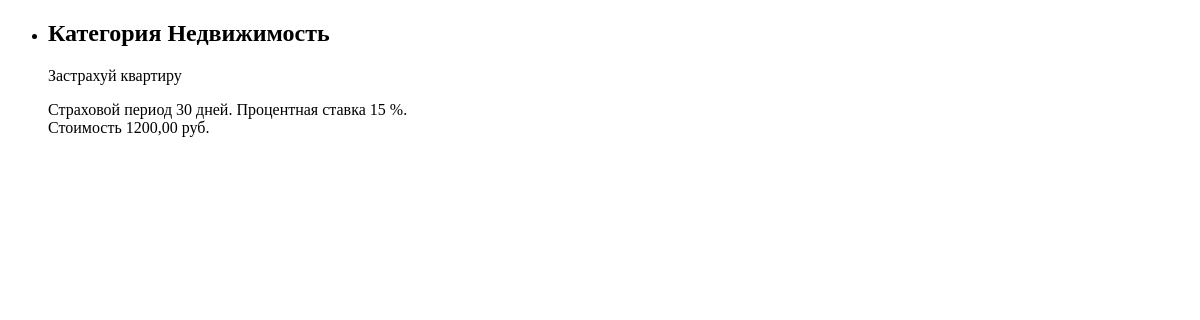
Page /cabinet/products/ on the earlier database version.
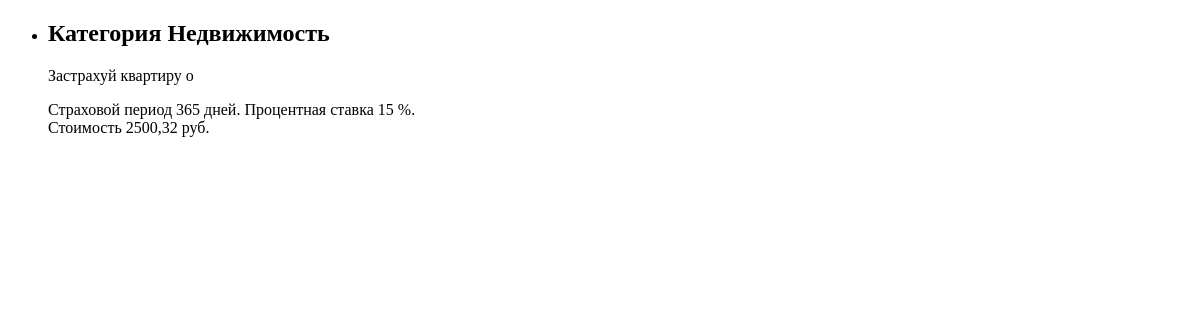
Same page on the later database version.
### cabinet/models.py (models this page shows, shortened)
class Product(models.Model):
    PERIODS = (
        ('30', '1 мес'),
        ('60', '3 мес'),
        ('180', '6 мес'),
        ('365', '12 мес')
    )
    company = models.ForeignKey(InsuranceCompany, on_delete=models.CASCADE, verbose_name='Страховая компания')
    category = models.ForeignKey(Category, on_delete=models.CASCADE, verbose_name='Категория')
    name = models.CharField(max_length=20, verbose_name='Название страховки')
    price = models.DecimalField(max_digits=10, decimal_places=2, verbose_name='цена')
    interest_rate = models.SmallIntegerField(verbose_name='Процентная ставка')
    period = models.CharField(choices=PERIODS, max_length=6, verbose_name='Период страхования')
    date_create = models.DateField(auto_now=True)
    class Meta:
        verbose_name = 'Страховое предложение'
        verbose_name_plural = 'Страховые предложения'

class Category(models.Model):
    name = models.CharField(max_length=20)
    slug = models.SlugField(max_length=20)
    def __str__(self):
        return self.name
    class Meta:
        verbose_name = 'Категория'
        verbose_name_plural = 'Категории'

### cabinet/views.py (the view)
# urls.py: path('products/', views.ListProductView.as_view(), name='list_product'),
class ListProductView(View):
    def get(self, request):
        products = Product.objects.all()
        return render(request, 'cabinet/list_product.html', {'products': products})

### cabinet/templates/cabinet/list_product.html (shortened to what this page needs)
{% extends 'base.html' %}
{% block content %}
	<div class="content">
		<ul>
			{% for product in products %}
				<li >
					<div class="cart">
						<h2>Категория {{ product.category }}</h2>
						<p>{{ product.name }}</p>
						<div>
							Страховой период {{ product.period }} дней.
							Процентная ставка {{ product.interest_rate }} %.
						</div>
						<div>
							Стоимость {{ product.price }} руб.
						</div>
					</div>
				</li>
			{% endfor %}
		</ul>
	</div>
{% endblock %}

Differences in the rows shown:
changed Product "Недвижимость": name "Застрахуй квартиру" → "Застрахуй квартиру о"; period "30" → "365"; price "1200,00" → "2500,32"
